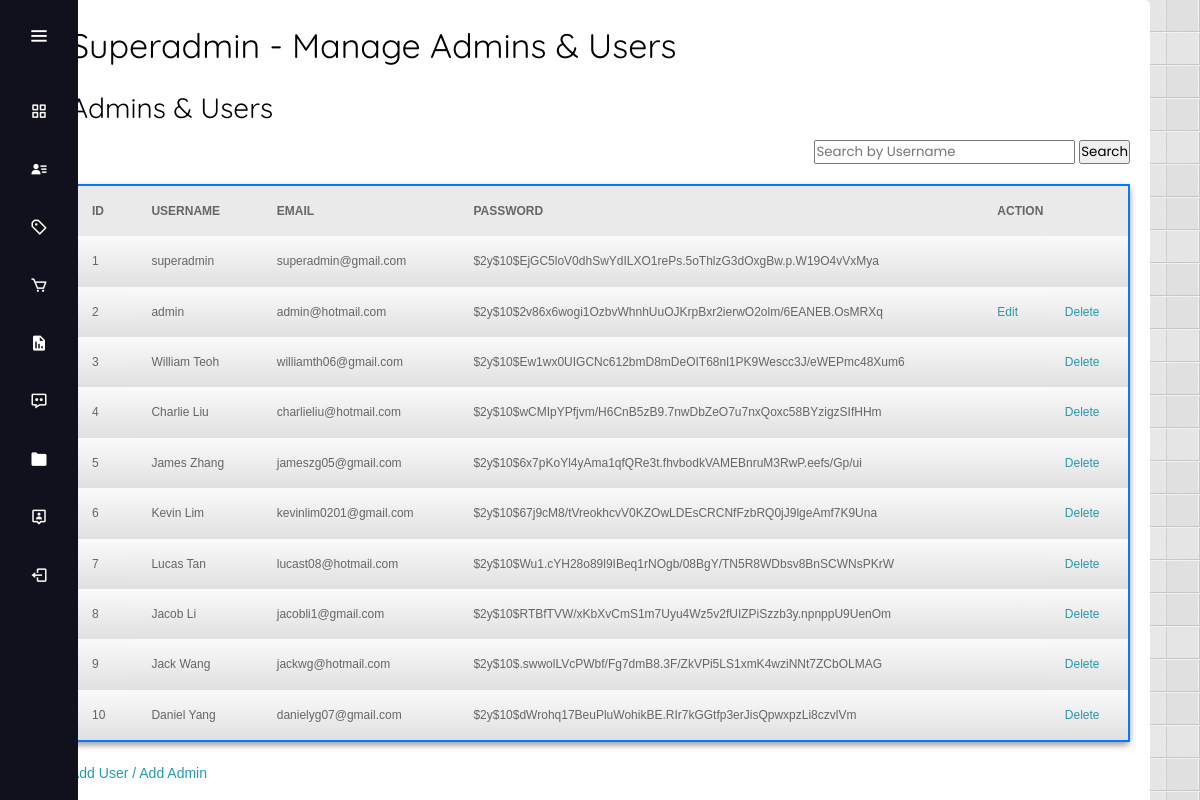
/superadmin.php (signed in), run on the app's committed database.
### tables this page shows
CREATE TABLE `user` (
  `id` int(5) NOT NULL,
  `username` varchar(25) NOT NULL,
  `email` varchar(50) NOT NULL,
  `password` varchar(255) NOT NULL,
  `role` varchar(255) NOT NULL
);

### superadmin.php (the view, shortened to what this page needs)
<!DOCTYPE HTML>
<html lang="en">
<head>
    <link rel="stylesheet" type="text/css" media="screen" href="./css/admin_style.css">
    <link rel="stylesheet" type="text/css" media="screen" href="./css/user.css">
</head>
<?php
include ('superadmin_sidebar.php')
?>
<body>
    <div id="manage_user">
        <h1>Superadmin - Manage Admins & Users</h1>
        <div class="user-list">
            <h2>Admins & Users</h2>
            <div class="filter-container">
                <form method="GET" action="">
                    <input type="text" name="search" placeholder="Search by Username" value="<?php echo isset($_GET['search']) ? $_GET['search'] : '' ?>">
                    <input type="submit" value="Search">
                </form>
            </div>
            <table class="user-table" border="1" width="700px" height="100px">
                <tr>
                    <th>ID</th>
                    <th>Username</th>
                    <th>Email</th>
                    <th>Password</th>
                    <th colspan="2">Action</th>
                </tr>
                <?php
                $query = "SELECT * FROM user";
                $result = mysqli_query($connect, $query);
                while ($row = mysqli_fetch_assoc($result)) {
                ?>
                    <tr>
                        <td><?php echo $row["id"]; ?></td>
                        <td><?php echo $row["username"]; ?></td>
                        <td><?php echo $row["email"]; ?></td>
                        <td><?php echo $row["password"]; ?></td>
                        <?php if ($row['role'] == 'admin') { ?>
                            <td><a href="superadmin_edit_user.php?edit&id=<?php echo $row['id']; ?>">Edit</a></td>
                            <td><a href="superadmin_delete_user.php?del&id=<?php echo $row['id']; ?>" onclick="return confirmation();">Delete</a></td>
                        <?php } elseif ($row['role'] == 'user') { ?>
                            <td></td>
                            <td><a href="superadmin_delete_user.php?del&id=<?php echo $row['id']; ?>" onclick="return confirmation();">Delete</a></td>
                        <?php } else { ?>
                            <td></td>
                            <td></td>
                        <?php } ?>
                    </tr>
                <?php
                }
                ?>
            </table>
            <div class="edit-buttons">
                <a class="add_btn" href="superadmin_add_user.php">Add User /</a>
                <a class="add_btn" href="superadmin_add_admin.php">Add Admin</a>
            </div>
        </div>
    </div>
</body>
</html>

### css/admin_style.css (style rules this page uses)
html,body,div,span,applet,object,iframe,h1,h2,h3,h4,h5,h6,p,blockquote,pre,a,abbr,acronym,address,big,cite,code,del,dfn,em,font,img,ins,kbd,q,s,samp,small,strike,strong,sub,sup,tt,var,dl,dt,dd,ol,ul,li,fieldset,form,label,legend,table,caption,tbody,tfoot,thead,tr,th,td { margin:0;padding:0;border:0;outline:0;font-weight:inherit;font-style:inherit;font-family:inherit;vertical-align:baseline }
table { border-collapse:separate;border-spacing:0 }
caption,th,td { text-align:left;font-weight:400 }
html { font-size: 100%; }
body { font-family: Arial, Helvetica, sans-serif; font-size: .875em; line-height: 1.6em; background: #fff url(../images/body_bg.png) fixed; color: #666; }
h1, h2, h3, h4 { font-family: 'Quicksand', sans-serif; }
h1 { font-size: 34px; padding: 20px 0; color: #000 }
h2, h3 { margin: 20px 0; color: #000; font-weight: normal; text-transform:normal }
h2 { font-size: 2em }
a { color: #2997AB; text-decoration: none }
table { background:#eaeaea; font-family: Arial, Helvetica, sans-serif; width: 100%; font-size: 12px; margin:20px 0; border-collapse: separate; border:#ccc 1px solid; -moz-border-radius:5px; -webkit-border-radius:5px; border-radius:5px; -moz-box-shadow:0 3px 6px rgba(0, 0, 0, 0.4); box-shadow:0 3px 6px rgba(0, 0, 0, 0.4) }
table th { padding:14px 20px; text-transform:uppercase; font-weight: bold }
table td { background-image: -moz-linear-gradient(top, #fafafa, #E0E0E0); background-image: -webkit-gradient(linear, 0% 0%, 0% 100%, from(#fafafa), to(#E0E0E0)); background-image: -webkit-linear-gradient(top, #fafafa, #E0E0E0); background-image: -ms-linear-gradient(top, #fafafa, #E0E0E0); background-image: -o-linear-gradient(top, #fafafa, #E0E0E0); filter: progid:DXImageTransform.Microsoft.gradient(startColorstr='#fafafa', endColorstr='#E0E0E0'); padding: 14px 20px }
table tr:last-child td:first-child { -moz-border-radius-bottomleft: 5px; -webkit-border-bottom-left-radius: 5px; border-bottom-left-radius: 5px }
table tr:last-child td:last-child { -moz-border-radius-bottomright: 5px; -webkit-border-bottom-right-radius:5px; border-bottom-right-radius: 5px }

### css/user.css (style rules this page uses)
#manage_user { font-size: 1em; width: 1100px; background: #FFF; border-top-left-radius: 5px; border-top-right-radius: 5px; padding: 15px 20px; margin: auto; position: relative; clear: both; }
.user-table { width: 100%; border-collapse: collapse; margin-bottom: 20px; border: 2px solid #007bff; border-radius: 5px; }

### css/admin_sidebar.css (style rules this page uses)
* { margin: 0; padding: 0; box-sizing: border-box; font-family: "Poppins", sans-serif; }

### superadmin.php (style rules this page uses)
.filter-container { display: flex; justify-content: flex-end; margin-bottom: 20px; }

### data on the page
user: id "1", username "superadmin", email "superadmin@gmail.com", password "$2y$10$EjGC5loV0dhSwYdILXO1rePs.5oThlzG3dOxgBw.p.W19O4vVxMya"
user: id "2", username "admin", email "admin@hotmail.com", password "$2y$10$2v86x6wogi1OzbvWhnhUuOJKrpBxr2ierwO2olm/6EANEB.OsMRXq"
user: id "3", username "William Teoh", email "williamth06@gmail.com", password "$2y$10$Ew1wx0UIGCNc612bmD8mDeOIT68nl1PK9Wescc3J/eWEPmc48Xum6"
user: id "4", username "Charlie Liu", email "charlieliu@hotmail.com", password "$2y$10$wCMIpYPfjvm/H6CnB5zB9.7nwDbZeO7u7nxQoxc58BYzigzSIfHHm"
user: id "5", username "James Zhang", email "jameszg05@gmail.com", password "$2y$10$6x7pKoYl4yAma1qfQRe3t.fhvbodkVAMEBnruM3RwP.eefs/Gp/ui"
user: id "6", username "Kevin Lim", email "kevinlim0201@gmail.com", password "$2y$10$67j9cM8/tVreokhcvV0KZOwLDEsCRCNfFzbRQ0jJ9lgeAmf7K9Una"
user: id "7", username "Lucas Tan", email "lucast08@hotmail.com", password "$2y$10$Wu1.cYH28o89l9IBeq1rNOgb/08BgY/TN5R8WDbsv8BnSCWNsPKrW"
user: id "8", username "Jacob Li", email "jacobli1@gmail.com", password "$2y$10$RTBfTVW/xKbXvCmS1m7Uyu4Wz5v2fUIZPiSzzb3y.npnppU9UenOm"
user: id "9", username "Jack Wang", email "jackwg@hotmail.com", password "$2y$10$.swwolLVcPWbf/Fg7dmB8.3F/ZkVPi5LS1xmK4wziNNt7ZCbOLMAG"
user: id "10", username "Daniel Yang", email "danielyg07@gmail.com", password "$2y$10$dWrohq17BeuPluWohikBE.RIr7kGGtfp3erJisQpwxpzLi8czvlVm"
